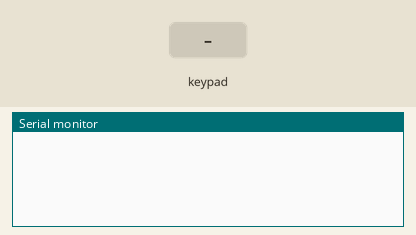
Recording of a sketch running on a simulated Arduino Uno, built with avr-gcc and run on an emulated ATmega328P. Parts: the last lines printed to the serial monitor. Inputs (shaded band) come from the test bench.

Above: at 1.2 s.
1.3 s: key '1' pressed
At 2.3 s:
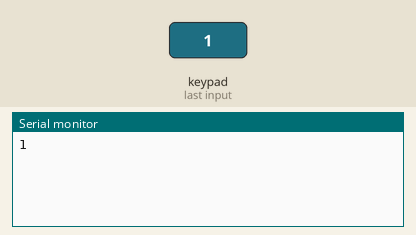
2.8 s: keypad keys 5 4 3 2 # pressed 0.4 s apart
At 4.8 s:
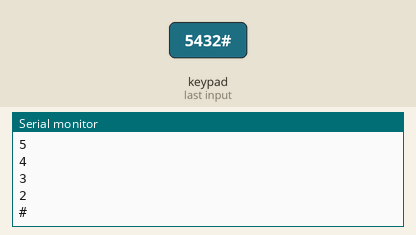
6.3 s: key '*' pressed
At 7.5 s:
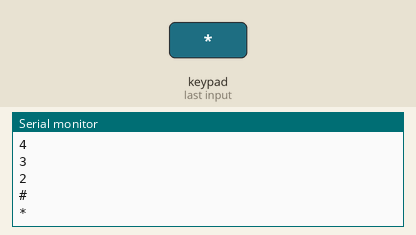
7.8 s: keypad keys 6 7 8 pressed 0.4 s apart
At 9.1 s:
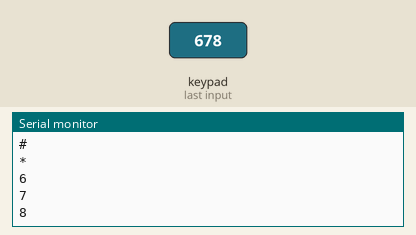
Timing chart, 0 to 10.8 s (numbered marks = the images above; inputs shaded):
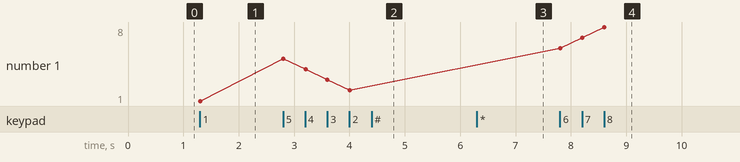

Measured:
- after the input at 1.3 s, the serial monitor: prints a new line at once (image 1)
- after the input at 2.8 s, the serial monitor: prints a new line at once (image 2)
- after the input at 6.3 s, the serial monitor: prints a new line at once (image 3)
- after the input at 7.8 s, the serial monitor: prints a new line at once (image 4)
- plotted number 1: 1 → 2 after the input at 2.8 s, 2 → 8 after the input at 7.8 s

The sketch:

sketch_jan08a.ino
```cpp
#include <Keypad.h>
//declaración de keypad
const byte rows = 4; //cuatro filas
const byte cols = 3; //tres columnas
char keys[rows][cols] = {
  {'1','2','3'},
  {'4','5','6'},
  {'7','8','9'},
  {'#','0','*'}
};
byte rowPins[rows] = {5, 4, 3, 2}; //connect to the row pinouts of the keypad
byte colPins[cols] = {6, 7, 8}; //connect to the column pinouts of the keypad
Keypad keypad = Keypad( makeKeymap(keys), rowPins, colPins, rows, cols );
void setup() {
 Serial.begin(9600);
}

void loop() {
char pulsacion = keypad.getKey() ;
                if (pulsacion != 0)              // Si el valor es 0 es que no se
                    Serial.println(pulsacion);

}
```
